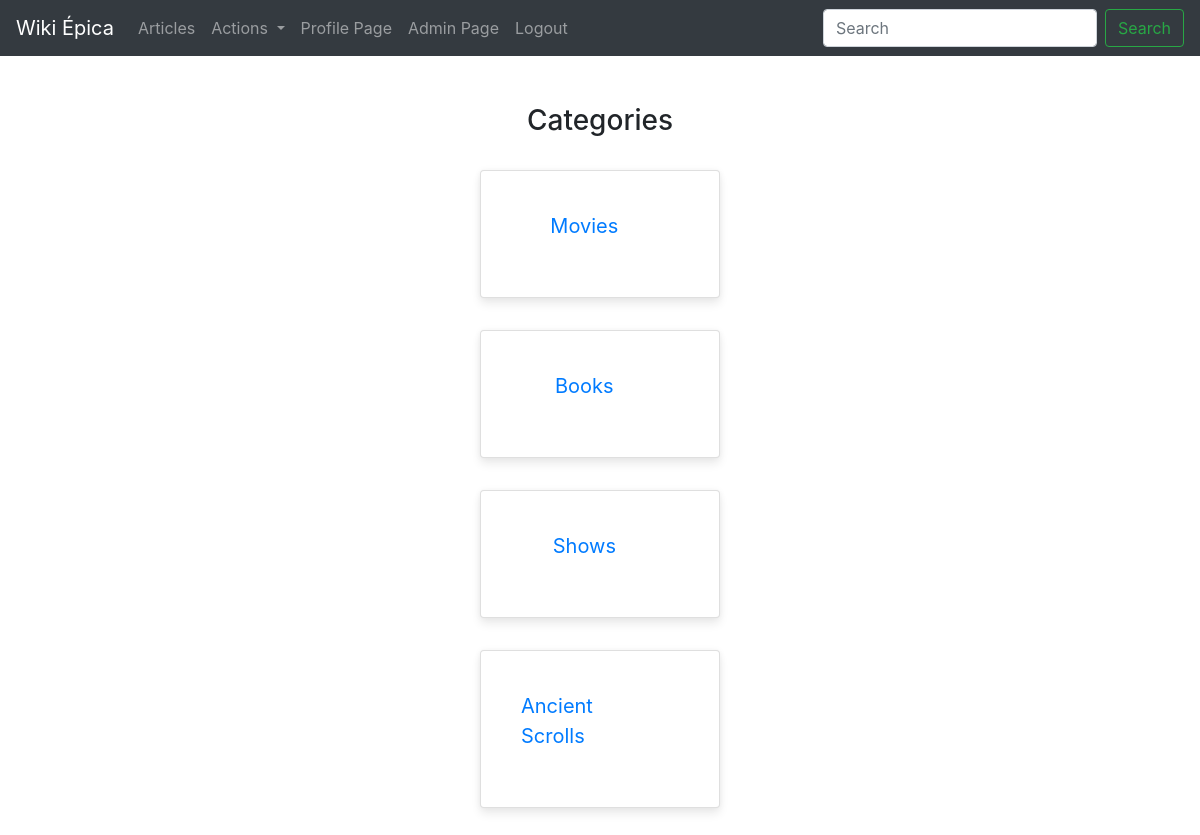
The app's page /chooseCategory/ (signed in) with its own data.
### wiki/models.py (models this page shows, shortened)
class Category(models.Model):
    name = models.CharField(max_length=80)
    popularity = models.IntegerField()

### wiki/views.py (the view)
# urls.py: path('chooseCategory/', views.choose_category),
def choose_category(request):
    categories = Category.objects.all()
    params = {
        "categories": categories,
    }
    return render(request, "chooseCategory.html", params)

### wiki/templates/chooseCategory.html
{% extends "layout.html" %}
{% block content %}
    <div class="d-flex justify-content-center mt-5"><h3>Categories</h3></div>
    <br>
    {% if categories %}
        {% for category in categories %}
            <div class="card card-clickable mx-auto" style="width: 20%; margin-bottom: 2em">
                <a href="/categories/edit/{{ category.id }}/">
                    <div class="card-body">
                        <div class="row card-body">
                            <div class="col-sm-10" style="display: flex; flex-direction: column; justify-content: center">
                                <blockquote class="blockquote mb-0 d-flex justify-content-center">
                                    <p>{{ category.name }}</p>
                                </blockquote>
                            </div>
                        </div>
                    </div>
                </a>
            </div>
        {% endfor %}
    {% else %}
        <div class="d-flex justify-content-center mt-3"><h5>No categories yet. <a href="/createCategory/">Create one!</a></h5></div>
    {% endif %}
{% endblock %}

### wiki/static/style.css (style rules this page uses)
.card-clickable { border-radius: 4px; background: #fff; box-shadow: 0 6px 10px rgba(0,0,0,.08), 0 0 6px rgba(0,0,0,.05); transition: .3s transform cubic-bezier(.155,1.105,.295,1.12),.3s box-shadow,.3s -webkit-transform cubic-bezier(.155,1.105,.295,1.12); cursor: pointer; }

### records on screen
Category: name "Movies"
Category: name "Books"
Category: name "Shows"
Category: name "Ancient Scrolls"
